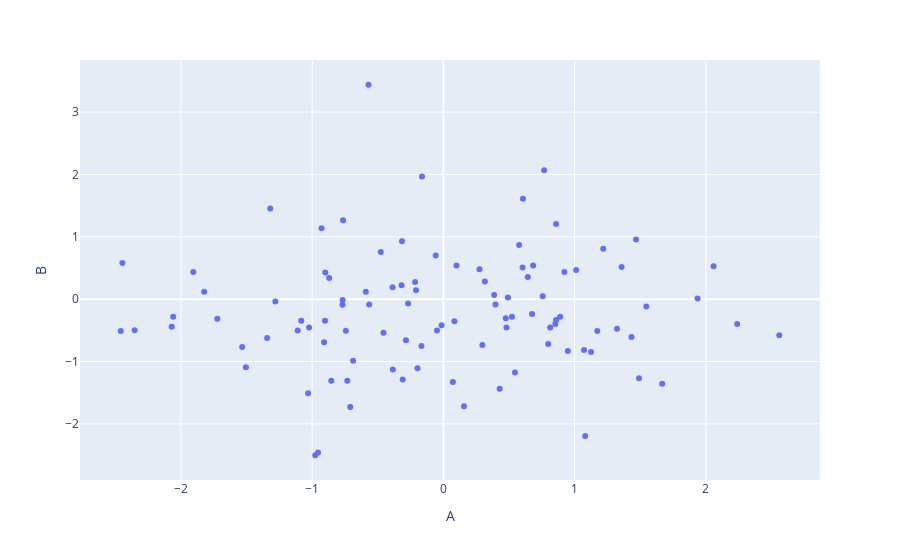

Notebook code cell kept with this figure:
### Code cell
my_dataFrame_1.plot(kind = 'scatter', x = 'A', y = 'B', s = 20) #.update_traces(marker=dict(size = 20))

# my_dataFrame_1.plot(kind = 'scatter', x = 'A', y = 'B').update_traces(marker=dict(size = 20))

## mode = 'markers'  #<- Does not work here as a parameter. For scatter plot, now Plotly automatically shows the data as dots/markers
